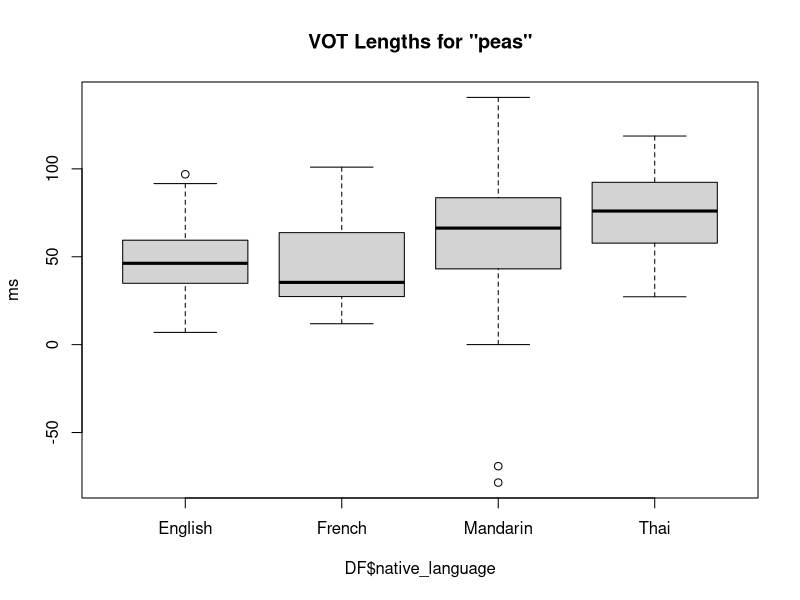
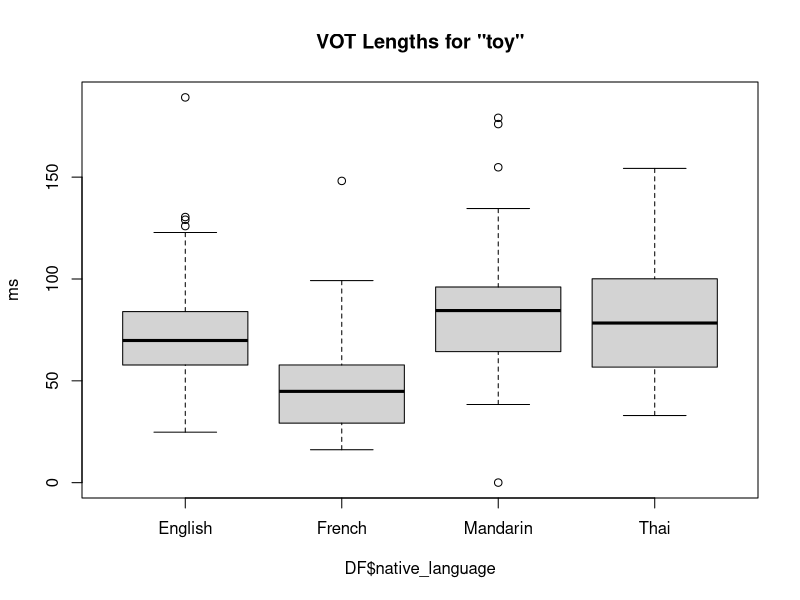
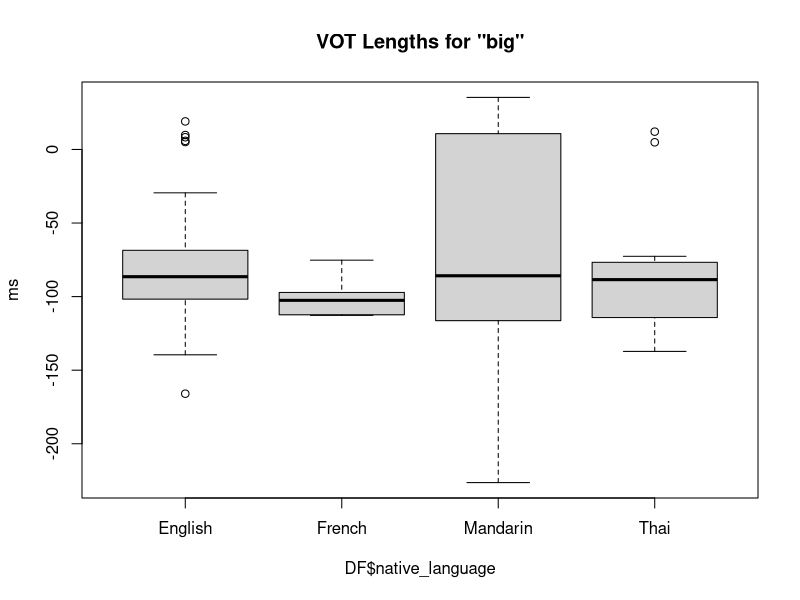
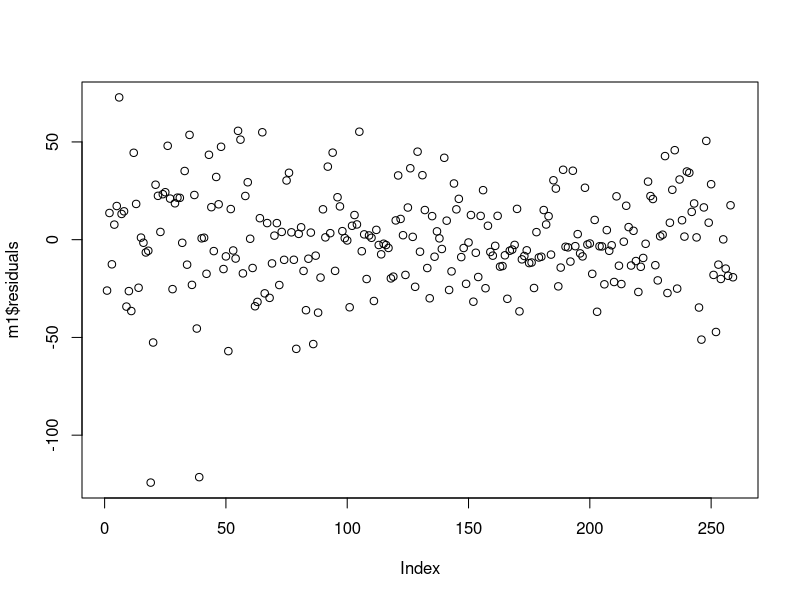
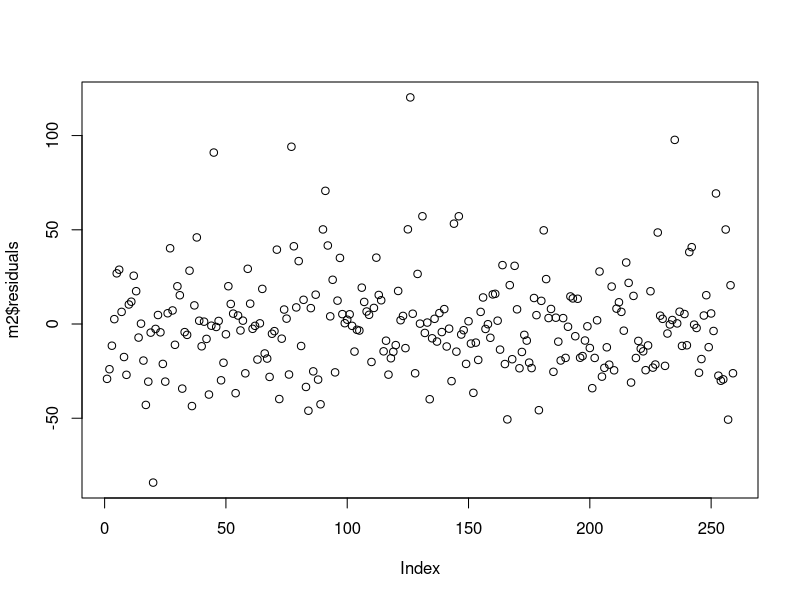
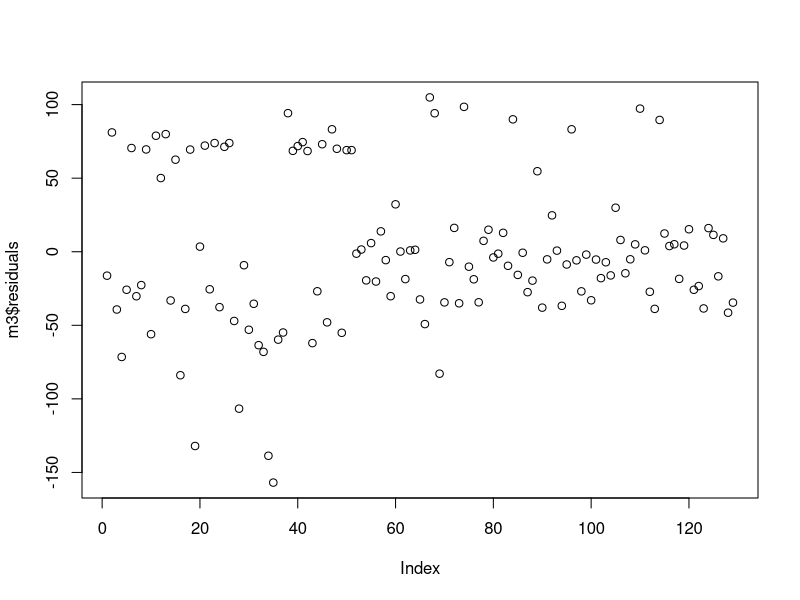
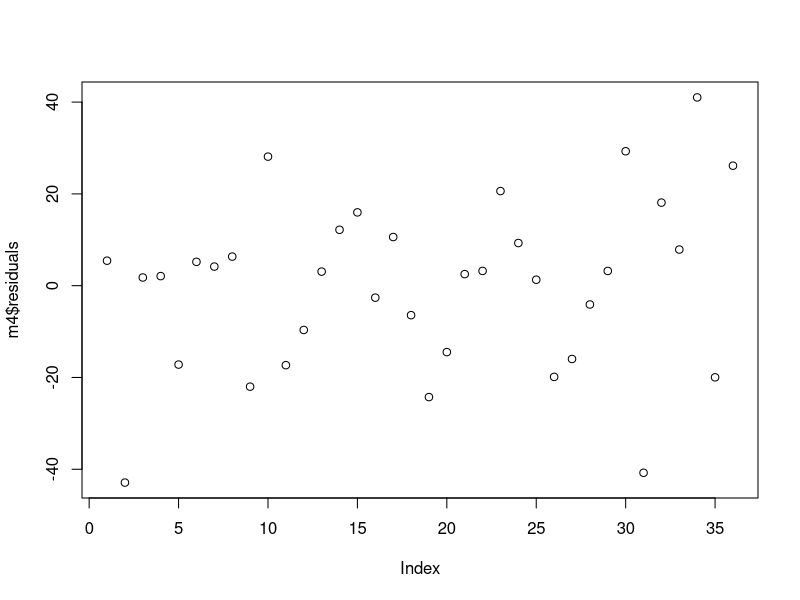
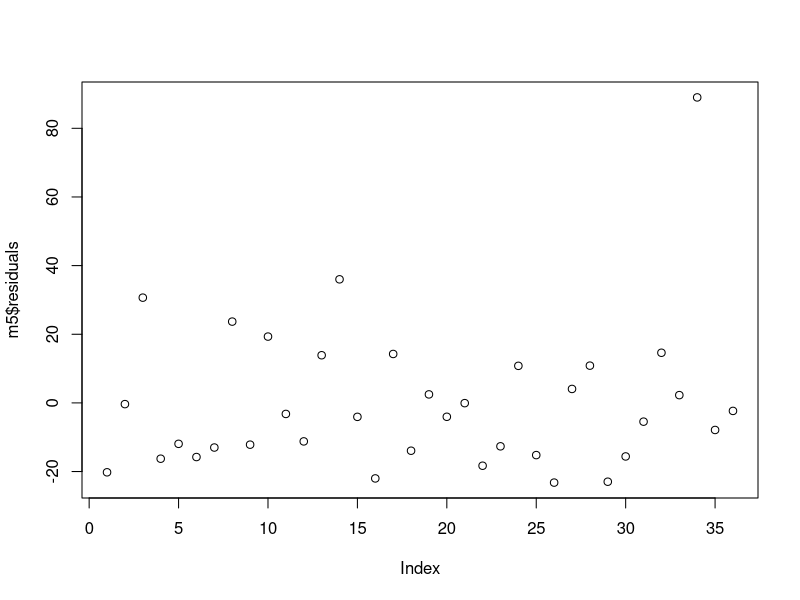

Here is the R script that generated these plots, in order:
library(dplyr)
options(scipen = 10)
setwd('~/Desktop/LING553/SpeechAccentArchive/')

ChineseDF <- read.csv('ChineseDF.csv',header = T,stringsAsFactors = F)
EnglishDF <- read.csv('EnglishDF.csv',header = T,stringsAsFactors = F)
FrenchDF <- read.csv('FrenchDF.csv',header = T,stringsAsFactors = F)
ThaiDF <- read.csv('ThaiDF.csv',header = T,stringsAsFactors = F)

EnglishDF$L2_none <- NULL
FrenchDF$L2_none <- NULL
ChineseDF$L2_none <- NULL
ThaiDF$L2_none <- NULL

EnglishDF$no_L2s <- rowSums(EnglishDF[,(which(names(EnglishDF)=="sound_file_no")+1):ncol(EnglishDF)])
FrenchDF$no_L2s <- rowSums(FrenchDF[,(which(names(FrenchDF)=="sound_file_no")+1):ncol(FrenchDF)])
ChineseDF$no_L2s <- rowSums(ChineseDF[,(which(names(ChineseDF)=="sound_file_no")+1):ncol(ChineseDF)])
ThaiDF$no_L2s <- rowSums(ThaiDF[,(which(names(ThaiDF)=="sound_file_no")+1):ncol(ThaiDF)])

#cleaning

ChineseDF$native_language[ChineseDF$native_language=="mandarin  (cnm)"] <- "mandarin  (cmn)"
ThaiDF$native_language[ThaiDF$native_language=="thai  (sou)"] <- "thai  (tha)"

EnglishDF$native_language[EnglishDF$native_language=="english  (eng)"] <- "English"
ChineseDF$native_language[ChineseDF$native_language=="mandarin  (cmn)"] <- "Mandarin"
FrenchDF$native_language[FrenchDF$native_language=="french  (fra)"] <- "French"
ThaiDF$native_language[ThaiDF$native_language=="thai  (tha)"] <- "Thai"


EnglishDF <- EnglishDF %>%
  dplyr::select(big,peas,toy,speakerID,native_language,
                birth_country,age,sex,english_onset_age,
                english_method,english_residence,
                english_residence_length,no_L2s)

FrenchDF <- FrenchDF %>%
  dplyr::select(big,peas,toy,speakerID,native_language,
                birth_country,age,sex,english_onset_age,
                english_method,english_residence,
                english_residence_length,no_L2s)

ChineseDF <- ChineseDF %>%
  dplyr::select(big,peas,toy,speakerID,native_language,
                birth_country,age,sex,english_onset_age,
                english_method,english_residence,
                english_residence_length,no_L2s)

ThaiDF <- ThaiDF %>%
  dplyr::select(big,peas,toy,speakerID,native_language,
                birth_country,age,sex,english_onset_age,
                english_method,english_residence,
                english_residence_length,no_L2s)

DF <- rbind(ChineseDF,EnglishDF,FrenchDF,ThaiDF)
DF <- DF %>%
  filter(!is.na(peas))


DF$years_study <- DF$age-DF$english_onset_age


#Graph box plots

boxplot(DF$peas ~ DF$native_language,
        main='VOT Lengths for "peas"',
        ylab="ms")
boxplot(DF$toy ~ DF$native_language,
        main='VOT Lengths for "toy"',
        ylab="ms")
boxplot(DF$big ~ DF$native_language,
        main='VOT Lengths for "big"',
        ylab="ms")
#        main="Vowel Height by Vowel, Language and Speaker",
#        col=terrain.colors(6),
#        ylab="F1 (Hz)",xaxt = "n")


#Anova
#
summary(aov(peas~native_language,data=DF))
summary(aov(toy~native_language,data=DF))

#Regression analysis

#linear model
#+years_study doesn't make much sense as a variable with all languages, this should probably
#be included language-by-language
m1 <- lm(peas ~ native_language+sex+age,data = DF)
plot(m1$residuals) #reasonably random

print(summary(m1),digits=2)

m2 <- lm(toy ~ native_language+sex+age,data = DF) #,english_residence_length,+years_study
plot(m2$residuals) #reasonably random
print(summary(m2),digits=2)

m3 <- lm(big ~ native_language+sex+age,data = DF) #,english_residence_length,+years_study
plot(m3$residuals) #reasonably random
print(summary(m3),digits=2)
#Language-by-language comparisons

#French, peas   
m4 <- lm(peas ~ age+sex+years_study+english_residence_length+english_method,data = DF[DF$native_language=='French',])
plot(m4$residuals) #reasonably random
print(summary(m4),digits=2)

#French, toy
m5 <- lm(toy ~ age+sex+years_study+no_L2s+english_residence_length+english_method,data = DF[DF$native_language=='French',])
plot(m5$residuals) #reasonably random
print(summary(m5),digits=2)
